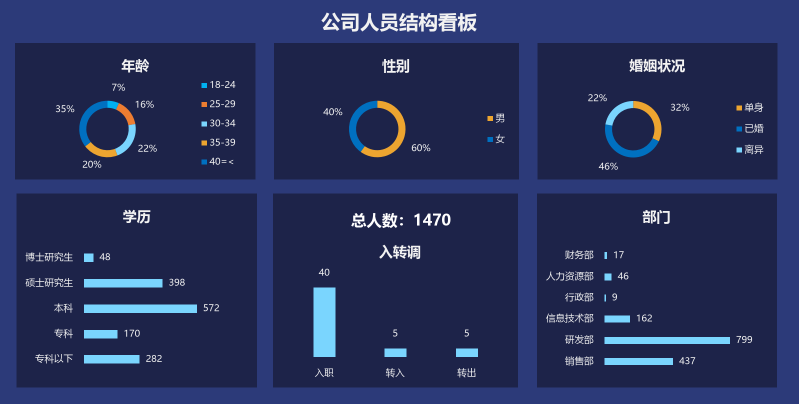
#> input picture 第四章 人力资源可视化看板/dashboard.png, 1598 x 808 px (shown at 1/2 size)
$ python compare_reference.py ../claude/chart1_gradient_bar.png
#> lines starting #> are read from the running program, lines starting #| are printed output that depends on the picture; after the words box and inside, x2 and y2 are one past the last pixel; in counts of white or black regions, pixels touching at a corner belong together
# -*- coding: utf-8 -*-
"""把复刻结果与 Excel 导出的看板图逐像素比对。

Excel 导出图（PDF 渲染）四周有白边，先自动裁到看板卡片再比。
运行：python compare_reference.py [--diff]
"""
import os
import sys

import numpy as np
from PIL import Image

BASE = os.path.dirname(os.path.abspath(__file__))
REF = os.path.join(BASE, "reference", "dashboard_excel.png")
OUT = os.path.join(BASE, "dashboard.png")


def main():
    ours = Image.open(OUT).convert("RGB")
    ref_full = np.asarray(Image.open(REF).convert("RGB"))
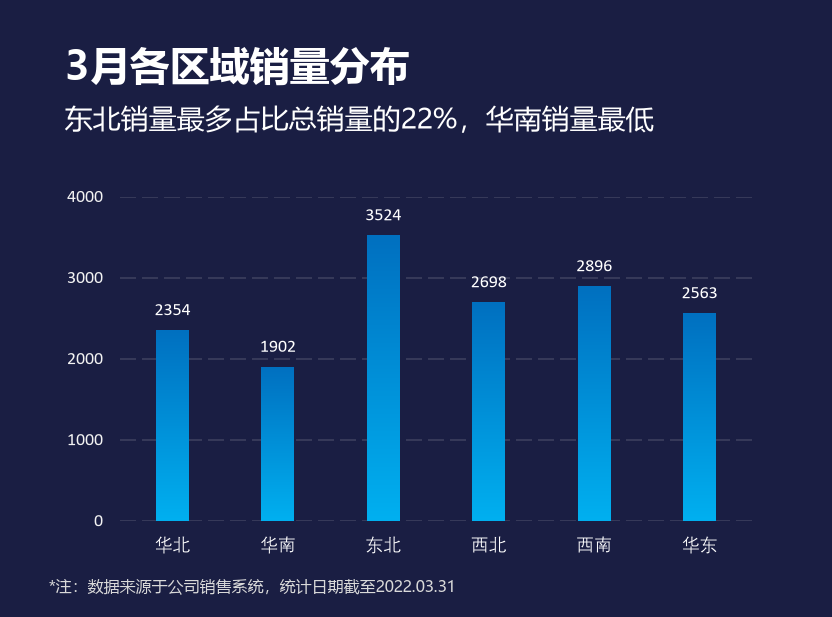
#> input picture claude/chart1_gradient_bar.png, 832 x 617 px, given in place of dashboard_excel.png, which was not available
    mask = np.abs(ref_full.astype(int) - 255).sum(2) > 20
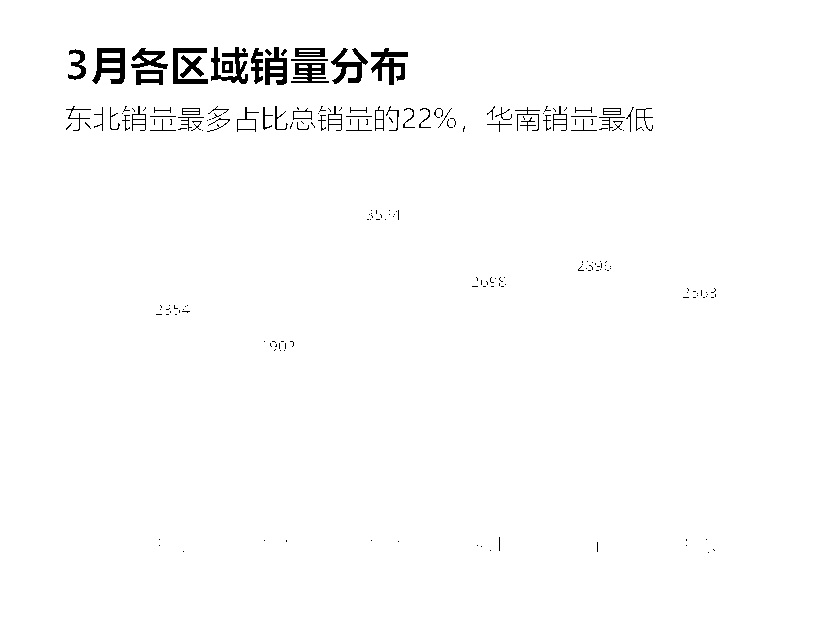
#> mask: shape (617, 832) bool; 98.4% white; 204 black regions (143 under 20 px), largest, box (x1, y1, x2, y2) and area: (92, 48, 125, 84) 675, (371, 48, 408, 85) 619, (211, 47, 248, 84) 587
    ys, xs = np.where(mask)
    ref = Image.fromarray(ref_full[ys.min():ys.max() + 1, xs.min():xs.max() + 1])
    ref = ref.resize(ours.size, Image.LANCZOS)
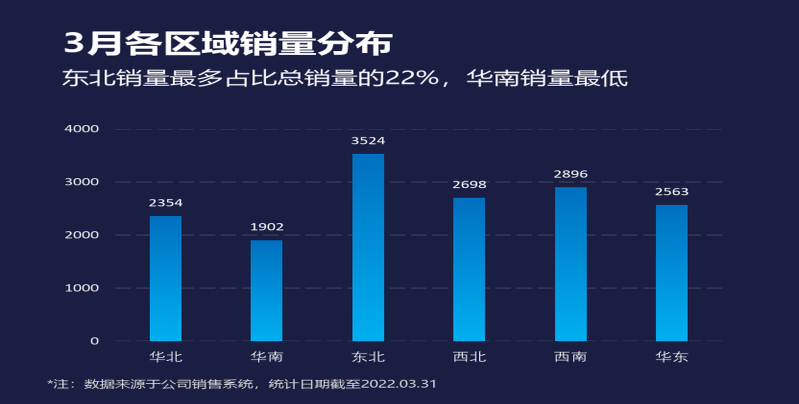
#> ref: PIL image 1598x808 RGB (shown at 1/2 size); mean R, G, B 30.8, 46.2, 85

    a = np.asarray(ours).astype(int)
    b = np.asarray(ref).astype(int)
    diff = np.abs(a - b)
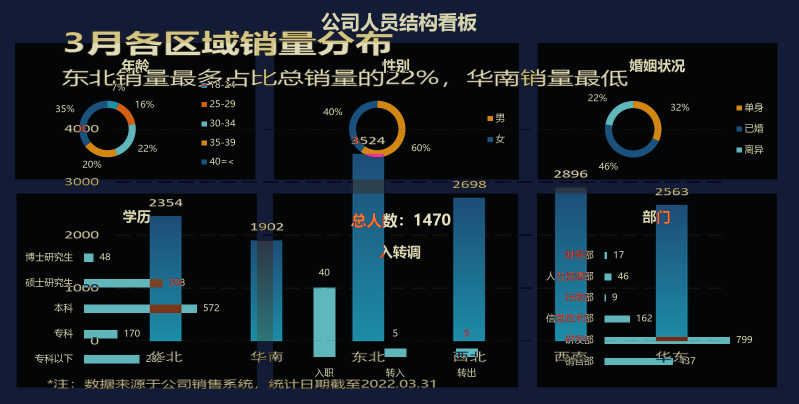
#> diff: shape (808, 1598, 3) int64 (shown at 1/2 size); mean R, G, B 22, 32.1, 38.9
    print("尺寸        :", ours.size)
#| 尺寸        : (1598, 808)
    print("平均通道误差: %.2f/255" % diff.mean())
#| 平均通道误差: 31.01/255
    print("像素一致率  : %.2f%%" % ((diff.sum(2) < 12).mean() * 100))
#| 像素一致率  : 1.81%

    if "--diff" in sys.argv:
        Image.fromarray(np.abs(a - b).astype(np.uint8) * 2).save(
            os.path.join(BASE, "reference", "diff.png"))
        Image.blend(ours, ref, 0.5).save(
            os.path.join(BASE, "reference", "blend.png"))
        print("saved: reference/diff.png, reference/blend.png")


if __name__ == "__main__":
    main()
